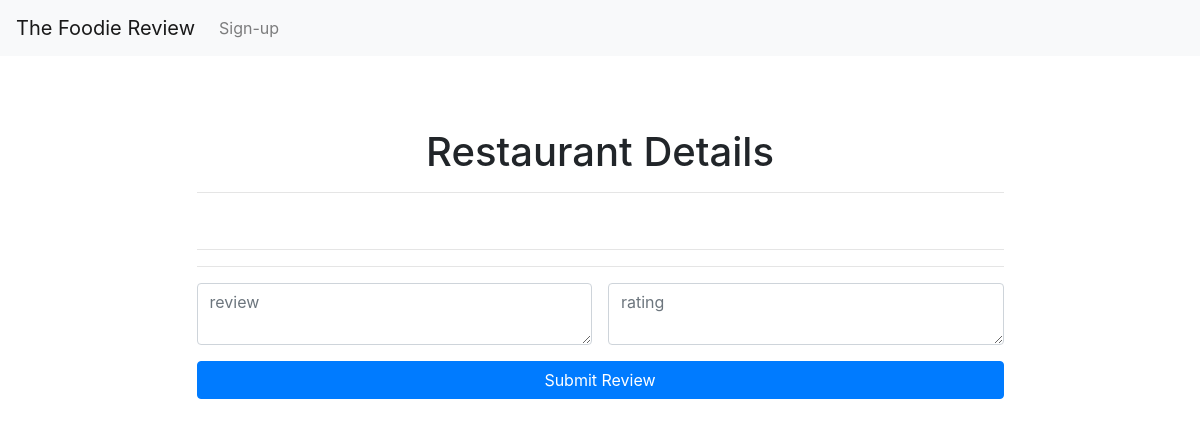
/restaurant/10, run on an earlier commit of the app's database.
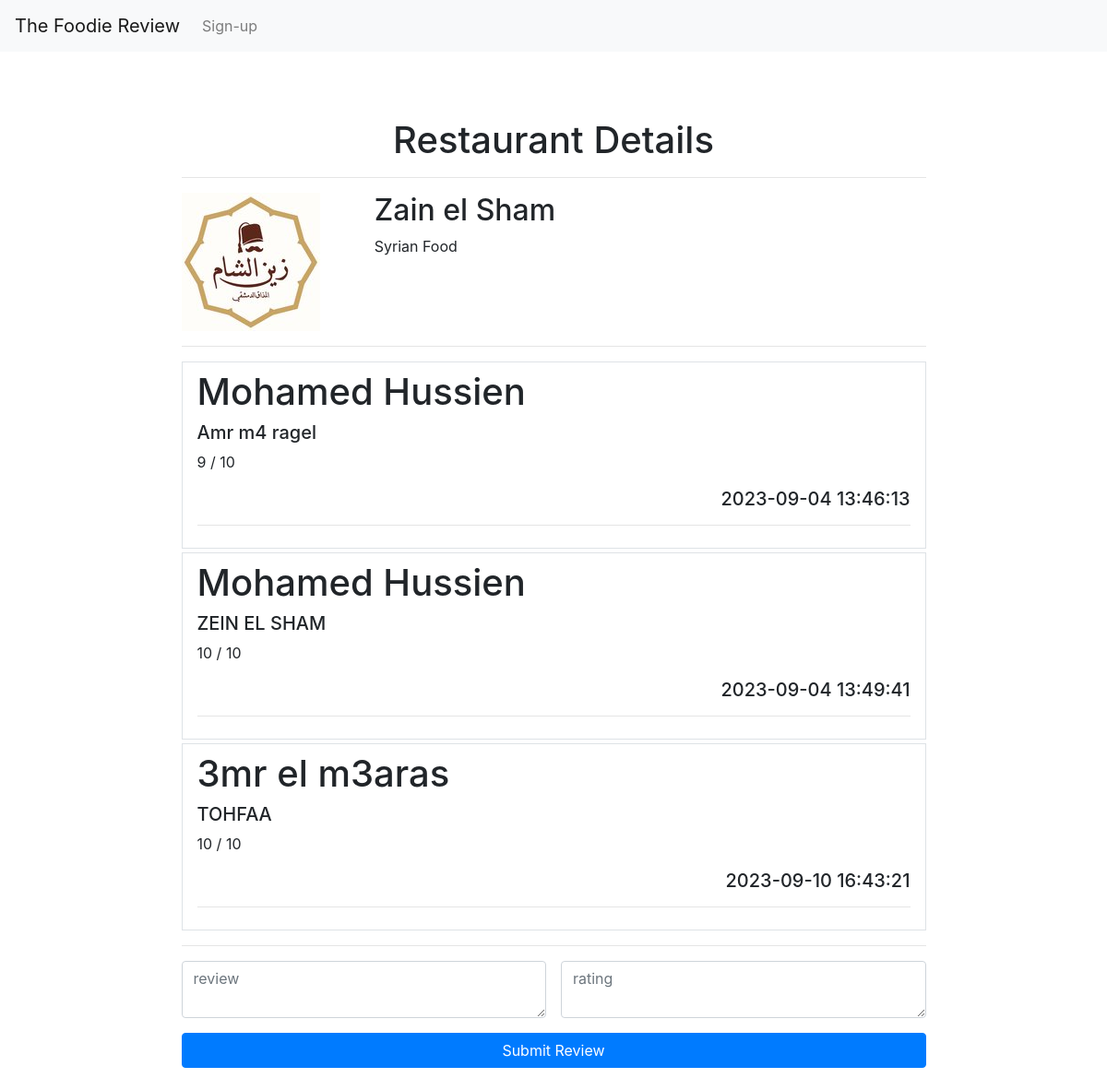
And on a later commit of the database.
### tables this page shows
CREATE TABLE restaurants (
            id INTEGER PRIMARY KEY AUTOINCREMENT,
            title TEXT NOT NULL UNIQUE,
            description TEXT,
            image_url TEXT
           
        );

CREATE TABLE reviews (
            id INTEGER PRIMARY KEY AUTOINCREMENT,
            user_id INTEGER NOT NULL,
            restaurant_id INTEGER NOT NULL,
            rating INTEGER NOT NULL,
            review TEXT NOT NULL,
            timestamp TIMESTAMP DEFAULT CURRENT_TIMESTAMP,
            FOREIGN KEY (user_id) REFERENCES users (id),
            FOREIGN KEY (restaurant_id) REFERENCES restaurants (id)
           
        );

CREATE TABLE users (
			id INTEGER PRIMARY KEY AUTOINCREMENT,
            first_name TEXT NOT NULL,
            last_name TEXT NOT NULL,
            email TEXT NOT NULL UNIQUE,
			username TEXT NOT NULL UNIQUE,
			password TEXT NOT NULL
		);

### app.py (the view)
@voting.route("/restaurant/<restaurant_id>", methods=["GET", "POST"])
def getrestaurant(restaurant_id):
    if request.method == "POST":
        review = request.form["review"]
        try:
            rating = int(request.form["rating"])
        except:
            flash("Rating from 0-10", "danger")
            return render_template(
                "view-restaurant.html",
                restaurant=db.get_restaurant(connection, restaurant_id),
                reviews=db.get_reviews_for_restaurant(connection, restaurant_id),
            )
        if rating > 10 or rating < 0:
            flash("Rating out of 10!", "danger")
            return render_template(
                "view-restaurant.html",
                restaurant=db.get_restaurant(connection, restaurant_id),
                reviews=db.get_reviews_for_restaurant(connection, restaurant_id),
            )
        user_id = session["user_id"]
        db.add_review(connection, user_id, restaurant_id, rating, review)
        return redirect(url_for("getrestaurant", restaurant_id=restaurant_id))
    else:
        return render_template(
            "view-restaurant.html",
            restaurant=db.get_restaurant(connection, restaurant_id),
            reviews=db.get_reviews_for_restaurant(connection, restaurant_id),
        )

### db.py (called while the page is built)
def get_restaurant(connection, restaurant_id):
    cursor = connection.cursor()
    query = """SELECT * FROM restaurants WHERE id = ?"""
    cursor.execute(query, (restaurant_id,))
    return cursor.fetchone()

def get_reviews_for_restaurant(connection, restaurant_id):
    cursor = connection.cursor()
    query = """
        SELECT  users.first_name, users.last_name, reviews.review, reviews.rating, reviews.timestamp
        FROM reviews
        JOIN users ON reviews.user_id = users.id
        WHERE reviews.restaurant_id = ?
    """
    cursor.execute(query, (restaurant_id,))
    return cursor.fetchall()

### templates/view-restaurant.html (shortened to what this page needs)
<!DOCTYPE html>
<html lang="en">
<head>
    <link rel="stylesheet" href="https://maxcdn.bootstrapcdn.com/bootstrap/4.5.2/css/bootstrap.min.css">
</head>
<body>
    <nav class="navbar navbar-expand-lg navbar-light bg-light">
        <a class="navbar-brand" href="/">The Foodie Review</a>
        <div class="collapse navbar-collapse" id="navbarScroll">
            <ul class="navbar-nav mr-auto my-2 my-lg-0 navbar-nav-scroll" style="max-height: 100px;">
                {% if 'username' not in session %}
                <li class="nav-item">
                    <a class="nav-link" href="/signup">Sign-up</a>
                </li>
                {% endif %}
            </ul>
        </div>
    </nav>
    <div class="container">
        <div class="row justify-content-center">
            <div class="col-md-9 col-lg-9 form-container p-4 mt-5 me-1">
                <div class="row mb-3">
                    <div class="col-12 text-center">
                        <h1>Restaurant Details</h1>
                        <hr />
                    </div>
                    <div class="col-3">
                        <img src="{{url_for('static', filename=restaurant[3])}}" alt="" width="150" class="img-fluid" />
                    </div>
                    <div class="col">
                        <h2>{{restaurant[1]}}</h2>
                        <p>{{restaurant[2]}}</p>
                    </div>
                </div>
                <hr />
                <div>
                    {% for review in reviews %}
                    <div class="col-md-12 col-lg-12 py-2 px-3 mt-1 border border-3">
                        <h1>{{review[0]}} {{review[1]}}</h1>
                        <h5>{{review[2]}}</h5>
                        <p>{{review[3]}} / 10</p>
                        <div class="text-right">
                            <h5>{{review[4]}}</h5>
                        </div>
                        <hr />
                    </div>
                    {% endfor %}
                </div>
                <hr />
                <form class="login-form" method="post"
                    action="{{ url_for('getrestaurant', restaurant_id=restaurant[0]) }}">
                    <div class="d-flex flex-column">
                        <div class="mb-3 d-inline-flex">
                            <textarea class="form-control mr-2" placeholder="review" required name="review"></textarea>
                            <textarea type="number" class="form-control ml-2" placeholder="rating" required
                                name="rating"></textarea>
                        </div>
                        <button type="submit" class="btn btn-primary">Submit Review</button>
                    </div>
                </form>
            </div>
        </div>
    </div>
</body>
</html>

What changed in the data, as far as the page shows it:
added restaurants: image_url (picture), title "Zain el Sham", description "Syrian Food"
added reviews: first_name "Mohamed", last_name "Hussien", review "Amr m4 ragel", rating "9", timestamp "2023-09-04 13:46:13"
added reviews: first_name "Mohamed", last_name "Hussien", review "ZEIN EL SHAM", rating "10", timestamp "2023-09-04 13:49:41"
added reviews: first_name "3mr el", last_name "m3aras", review "TOHFAA", rating "10", timestamp "2023-09-10 16:43:21"
